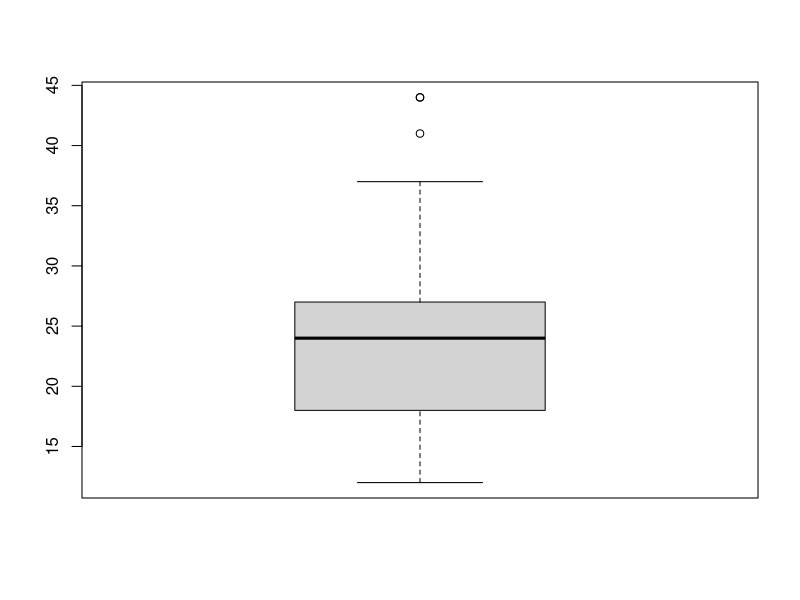

R code for this plot:
# Data Preprocessing with dplyr

install.packages("dplyr")
library(dplyr)


# 데이터 준비
scores <- read.csv("class_scores.csv")
scores

str(scores)
summary(scores) # stat summary 

# head, tail 등을 이용해서 데이터 살펴보기

# filter: 조건에 맞는 행을 선택 - WHERE절과 비슷
# scores의 grade == 1인 레코드 선택 
scores[scores$grade ==1, ] # in R
filter(scores, grade == 1) # dplyr
head(filter(scores, grade ==1 )) # 타 함수와의 조합

# gender == F인 데이터 선택
scores[scores$gender == 'F',] # in R
filter(scores, gender == 'F') # dplyr

# 논리 값의 조합
# scores에서 grade == 1이고 class == 'B'인 데이터
filter(scores, grade==1 & class=='B') # 논리곱

# select: 특정 변수의 추출 - SQL의 SELECT
# Math, English, Writing 변수 추출
select(scores, Math, English, Writing)
# 특정 변수의 배제
select(scores, -gender, -Stu_ID) # omit gender and studentID
# 컬럼의 범위를 이용한 변수 추출:
select(scores, Math:Writing)

# filter와 select를 이용해서
# 성별이 F고 grade 가 3인 관측치 선택
# Stu_ID와 Math:Writing까지의 변수 선택
select(
  filter(scores, 
         gender=='F' & grade==3), 
  c(Stu_ID, Math:Writing)
)

# mutate: 파생변수 
# scores 데이터에 Total, Avg 파생 변수 추가
mutate(scores, 
       Total = Math+English+Science+Marketing+Writing, 
       Avg = (Math+English+Science+Marketing+Writing)/5)



# 연습문제
# scores 데이터프레임에서 grade==1, gender==F인 데이터를 추출하고
# 합계(Total)와 평균(Avg) 파생변수를 만들고
# Math, English, Science, Marketing, Writing 변수를 제외한 나머지 변수만 추출
# scores.refined변수에 담아보기

# Solution 1
temp.filtered <- filter(scores, grade==1 & gender=='F')
temp.mutated <- mutate(temp.filtered,
                       Total = Math + English + Science + Marketing + Writing, 
                       Avg = (Math + English + Science + Marketing + Writing) / 5
)
scores.refined <- select(temp.mutated, -c(Math:Writing))
scores.refined

# Solution 2
scores.refined <-
  select(
    mutate(
      mutate(
        filter(scores, grade == 1 & gender == 'F'), 
        Total = Math + English + Science + Marketing + Writing), 
      Avg = (Math + English + Science + Marketing + Writing) / 5),
    -c(Math:Writing)
  )
scores.refined


# Chain Operator
# 앞쪽의 출력을 뒤쪽 함수의 입력 값으로 전달
scores.refined <- scores %>%  #입력 데이터셋
  filter(grade == 1 & gender == 'F') %>%
  mutate(Total = Math + English + Science + Marketing + Writing) %>%
  mutate(Avg = Total/5) %>%
  select(-c(Math:Writing))
scores.refined

# Mutate 함수 내에서 ifelse를 이용한 변수 파생
scores.result <- scores.refined %>%
  mutate(Result = ifelse(Avg >= 90, 
                         "A",
                         ifelse(Avg >= 80, 
                                "B",
                                ifelse(Avg >= 70,
                                       "C",
                                       ifelse(Avg >= 60, 
                                              "D",
                                              "F")))))
scores.result
str(scores.result)

# scores.result$Result 변수는 순서형 변수가 될 수 있음
scores.result$Result <- ordered(scores.result$Result, 
                                levels = c("F", "D", "C", "B", "A"))
str(scores.result)
head(scores.result)

# scores.result에서 "C"이상 성적을 받은 학생을 
# 높은 성적 순으로 출력. (Sorting 필요 -> arrange 사용)
# 역순 정렬 desc()로 바꿈
scores.result %>%
  filter(Result >= "C") %>%
  arrange(desc(Avg))

# Summarise와 group_by
# scores 데이터 셋 Math 점수의 평균
scores %>% summarise(mean(Math))
scores %>% summarise(mean.math = mean(Math),
                     mean.english = mean(English),
                     mean.writing= mean(Writing))

# group_by: 특정 조건으로 데이터를 그룹화
scores.group <-scores %>%
  group_by(grade, class)

scores.group %>% head(10)

# 반별 총점 평균 구하기 연습
scores.group <- scores %>%
  group_by(grade, class) %>%
  mutate(Total = Math + English + Science + Marketing + Writing) %>%
  mutate(Avg = Total/5) %>%
  summarise(sum_total = sum(Total), mean_total = mean(Total)) %>%
  arrange(desc(mean_total))
scores.group %>% head(10)


# Missing Value, Outliers
# 결측치가 포함된 데이터를 산술연산하면 NA
library(ggplot2)
?mpg

str(mpg) # 구조 확인

# mpg의 hwy 변수를 상자 그림으로 확인
bp <- boxplot(mpg$hwy)
bp$stats # 상단극단치, 하단극단치경계, 중앙값 등을 보여줌

# mpg의 hwy 변수의 정상 범주는 12~37이다.
mileage <- mpg %>% select(cyl, cty, hwy)
mileage

# 극단치 확인
outliers <- mileage %>%
  filter(hwy < 12 | hwy > 37)
outliers

# 극단치를 결측치로 대체
mileage$hwy <- ifelse(mileage$hwy < 12 | mileage$hwy > 37,
                      NA,
                      mileage$hwy)
mileage$hwy # NA로 대체된 극단치값 확인

# mileage$hwy 평균 확인
mean(mileage$hwy, na.rm = TRUE) # 결측치 배제한 산술평균균

# 결측치가 많아도 통계 결과를 왜곡할 수 있다
# 대푯값으로 NA를 대체해 줘야 한다.
hwy.median <- median(mileage$hwy, na.rm=T)
hwy.median

# mileage$hwy 값이 na이면 중앙값으로 대체. 그렇지 않은경우엔 그대로 둠. 
mileage$hwy <- ifelse(is.na(mileage$hwy),
                      hwy.median,
                      mileage$hwy)

# 최종 연비의 평균
mean(mileage$hwy)


